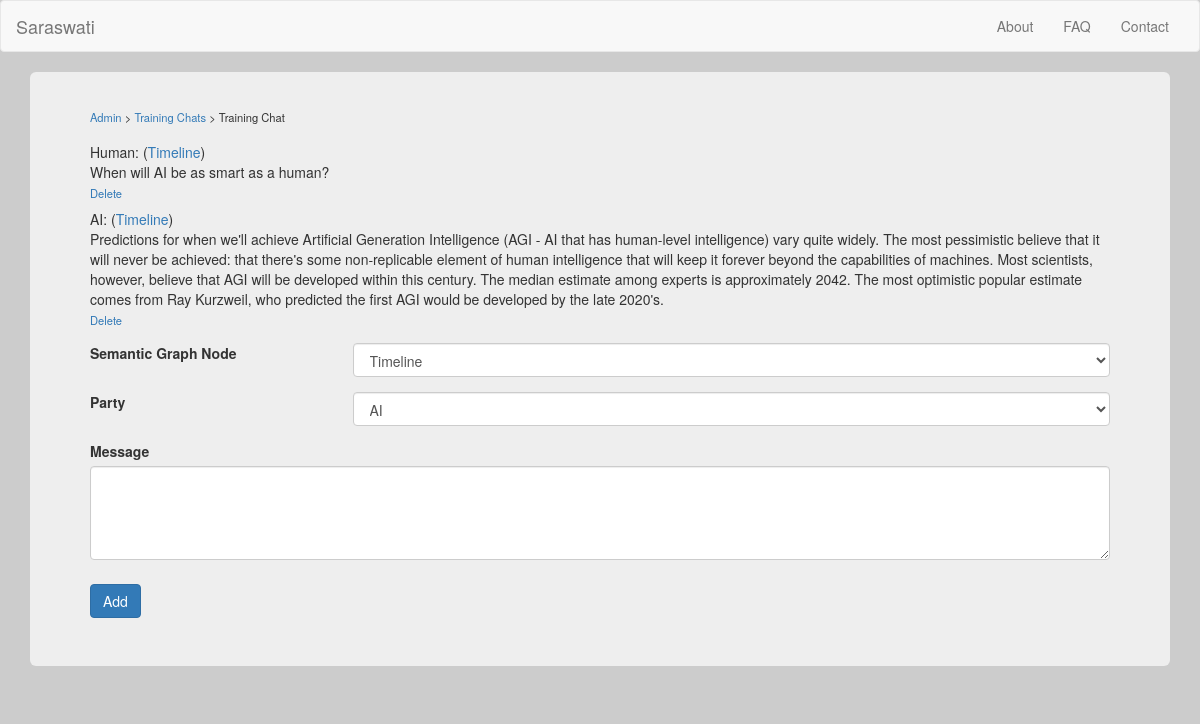
Page /training_chat?id=6 on the committed database.
### db.py (models this page shows, shortened)
class semantic_graph_node(db.Model):
	id = db.Column('node_id', db.Integer, primary_key = True)
	title = db.Column(db.String(255))

class training_chat(db.Model):
	id = db.Column('message_id', db.Integer, primary_key = True)
	chat_id = db.Column(db.Integer)
	party = db.Column(db.SmallInteger)
	text = db.Column(db.Text)
	node_id = db.Column(db.Integer)

### modules/admin.py (the view)
@admin.route('/training_chat')
def render_training_chat():
	if "id" in request.args:
		nodeID = None
		chatID = request.args["id"]
		results = training_chat.query.filter_by(chat_id=chatID)
		if not results:
			return render_template("error.html", error_message = "Database error")
		else:
			if "del" in request.args:
				training_chat.query.filter_by(id=request.args["del"]).delete()
				db.session.commit()
			training_chats = []
			for result in results:
				nodeID = result.node_id
				newItem = type('tmp', (object,), {})
				graphNode = semantic_graph_node.query.filter_by(id=result.node_id).first()
				if not graphNode:
					newItem.node_name = 'n/a'
				else:
					newItem.node_name = graphNode.title
				newItem.party = result.party
				newItem.text = result.text
				newItem.node_id = result.node_id
				newItem.id = result.id
				training_chats.append(newItem)
	else:
		training_chats = []
		chatID = 0
		nodeID = 0
	return render_template("training_chat.html", node_select_list = node_select_list(nodeID), chats = training_chats, chat_id = chatID)

### helpers.py (called while the page is built)
def node_select_list(nodeID=None):
	returnString = "<select name=\"node_list\" id=\"node_list_select\" class=\"form-control\">"
	results = semantic_graph_node.query.order_by(semantic_graph_node.title.asc())
	if not results:
		returnString += "<option value=\"\">No results found</option>"
	else:
		returnString += "<option value=\"\">Pick one</option>"
		for node in results:
			if nodeID == node.id:
				returnString += "<option value=\"" + str(node.id) + "\" selected=\"selected\">" + node.title + "</option>"
			else:
				returnString += "<option value=\"" + str(node.id) + "\">" + node.title + "</option>"
	returnString += "</select>"
	return returnString

### templates/training_chat.html (shortened to what this page needs)
{% extends "base.html" %}
{% block content %}
  <div class="container">
    <div class="jumbotron">
		<div class="navigation_header">
			<a href="admin">Admin</a> &gt; <a href="training_chats">Training Chats</a> &gt; Training Chat
		</div>
		{% for chat in chats %}
			{% if chat.party == 0 %}
				AI:
			{% else %}
				Human:
			{% endif %}
			(<a href="node?id={{ chat.node_id }}">{{ chat.node_name }}</a>)<br />
			{{ chat.text }}<br />
			<a href="training_chat?id={{ chat_id }}&del={{ chat.id }}" style="font-size: 0.8em;" onclick="return confirm('Are you sure?')">Delete</a>
			<div style="height: 0.5em;"></div>
		{% endfor %}
		<form action="" method="post" onsubmit="return check_add_training_chat()"><div style="margin-top: 0.5em;">
			<div class="form-group row">
				<label for="node_list_select" class="col-xs-3 col-form-label">Semantic Graph Node</label>
				<div class="col-xs-9">{{ node_select_list|safe }}</div>
			</div>
			<div class="form-group row">
				<label for="party" class="col-xs-3 col-form-label">Party</label>
				<div class="col-xs-9">
					<select name="party" id="party" class="form-control">
						<option value="0">AI</option>
					</select>
				</div>
			</div>
			<div class="form-group">
				<label for="message">Message</label>
				<textarea class="form-control" name="message" id="message" rows="4"></textarea>
			</div>
			<div style="height: 0.7em;"></div>
			<input class="btn btn-primary" type="submit" value="Add" />
		</div></form>
	</div>
  </div>
{% endblock %}

### static/styles.css (style rules this page uses)
body { background-color: #CCC; }
.navigation_header { margin-top: -1em; font-size: 0.8em; margin-bottom: 1.5em; }

### rows in the picture
semantic_graph_node: node_name "Timeline" "Timeline"
training_chat: text "When will AI be as smart as a human?"
training_chat: text "Predictions for when we'll achieve Artificial Generation Intelligence (AGI - AI that has human-level intelligence) vary quite widely. The most pessimistic believe that it will never be achieved: that there's some non-replicable element of human intelligence that will keep it forever beyond the capabilities of machines. Most scientists, however, believe that AGI will be developed within this century. The median estimate among experts is approximately 2042. The most optimistic popular estimate comes from Ray Kurzweil, who predicted the first AGI would be developed by the late 2020's."
